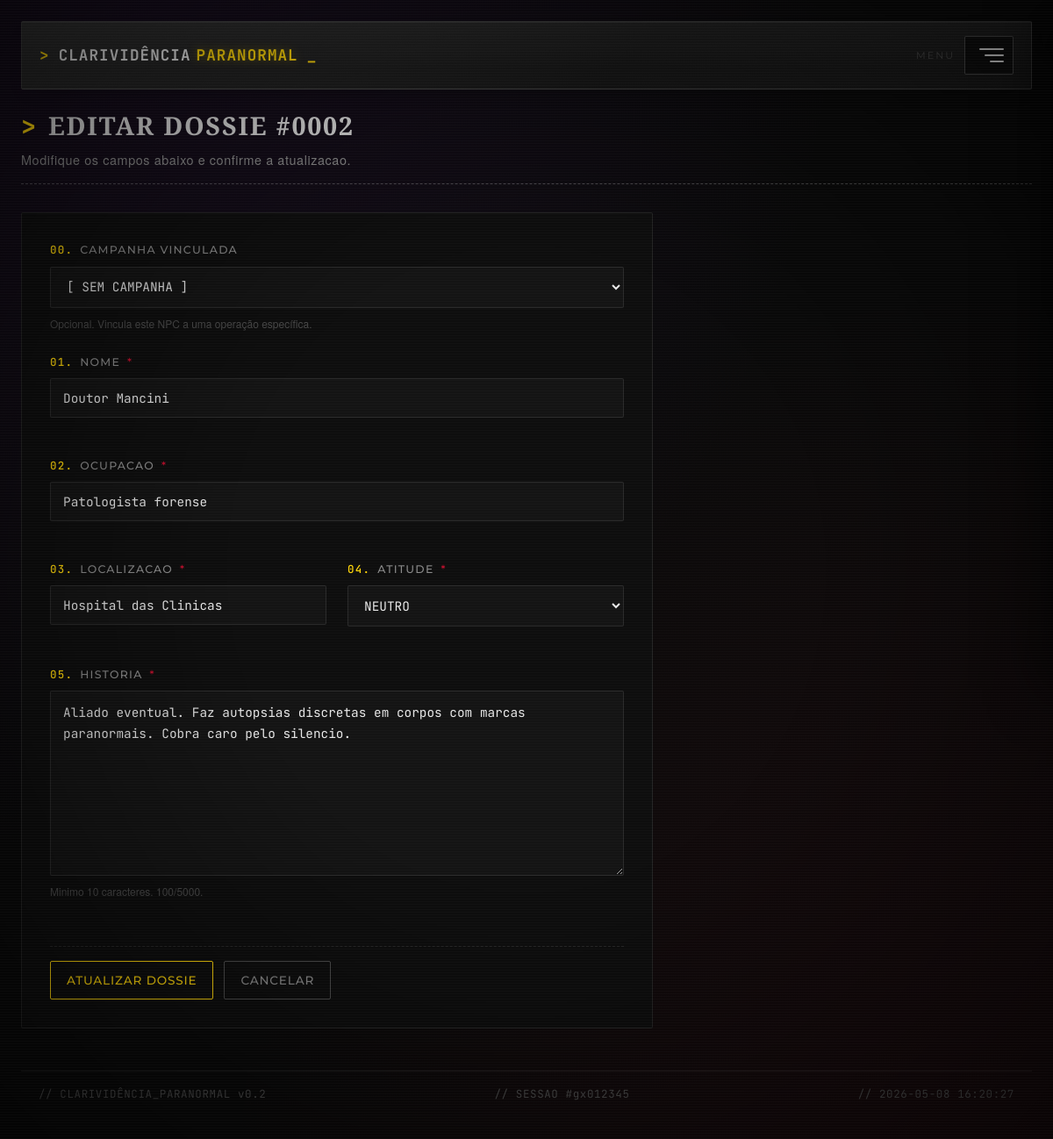
/npcs/formulario.php?id=2, run on the app's committed database.
### tables this page shows
CREATE TABLE npcs (
    id            INT UNSIGNED AUTO_INCREMENT PRIMARY KEY,
    campanha_id   INT UNSIGNED NULL,
    nome          VARCHAR(120) NOT NULL,
    ocupacao      VARCHAR(120) NOT NULL,
    localizacao   VARCHAR(120) NOT NULL DEFAULT 'Desconhecida',
    atitude       ENUM('Amigavel','Neutro','Hostil') NOT NULL DEFAULT 'Neutro',
    foto_arquivo  VARCHAR(160) NULL,
    historia      TEXT         NOT NULL,
    criado_em     TIMESTAMP    NOT NULL DEFAULT CURRENT_TIMESTAMP,
    atualizado_em TIMESTAMP    NOT NULL DEFAULT CURRENT_TIMESTAMP
                                ON UPDATE CURRENT_TIMESTAMP,
    INDEX idx_npcs_nome        (nome),
    INDEX idx_npcs_atitude     (atitude),
    INDEX idx_npcs_localizacao (localizacao),
    INDEX idx_npcs_campanha    (campanha_id),
    CONSTRAINT fk_npc_campanha FOREIGN KEY (campanha_id)
        REFERENCES campanhas(id) ON DELETE SET NULL
);

### src/NpcRepositorio.php (called while the page is built, shortened)
<?php
require_once __DIR__ . '/../config.php';
final class NpcRepositorio
{
    private PDO $pdo;
    public function __construct(?PDO $pdo = null)
    {
        $this->pdo = $pdo ?? getConexao();
    }
    public function buscarPorId(int $id): ?array
    {
        $stmt = $this->pdo->prepare(
            'SELECT id, campanha_id, nome, ocupacao, localizacao, atitude, foto_arquivo,
                    historia, criado_em, atualizado_em
             FROM npcs
             WHERE id = :id
             LIMIT 1'
        );
        $stmt->bindValue(':id', $id, PDO::PARAM_INT);
        $stmt->execute();
        $linha = $stmt->fetch();
        return $linha === false ? null : $linha;
    }
}

### config.php (called while the page is built, shortened)
<?php
function getConexao(): PDO
{
    static $pdo = null;
    if ($pdo instanceof PDO) {
        return $pdo;
    }
    $dsn = sprintf(
        'mysql:host=%s;port=%d;dbname=%s;charset=%s',
        DB_HOST,
        DB_PORT,
        DB_NAME,
        DB_CHARSET
    );
    $opcoes = [
        PDO::ATTR_ERRMODE            => PDO::ERRMODE_EXCEPTION,
        PDO::ATTR_DEFAULT_FETCH_MODE => PDO::FETCH_ASSOC,
        PDO::ATTR_EMULATE_PREPARES   => false,
        PDO::MYSQL_ATTR_INIT_COMMAND => "SET NAMES utf8mb4 COLLATE utf8mb4_unicode_ci",
    ];
    try {
        $pdo = new PDO($dsn, DB_USER, DB_PASS, $opcoes);
    } catch (PDOException $e) {
        throw new RuntimeException(
            '[FALHA NO RITUAL DE CONEXÃO] ' . $e->getMessage(),
            (int) $e->getCode(),
            $e
        );
    }
    return $pdo;
}
function escapar(?string $valor): string
{
    return htmlspecialchars($valor ?? '', ENT_QUOTES | ENT_SUBSTITUTE, 'UTF-8');
}
function obterBaseUrl(): string
{
    static $base = null;
    if ($base !== null) {
        return $base;
    }
    $docRoot       = realpath((string) ($_SERVER['DOCUMENT_ROOT'] ?? ''));
    $caminhoConfig = realpath(__DIR__);
    $docRoot       = str_replace('\\', '/', $docRoot);
    $caminhoConfig = str_replace('\\', '/', $caminhoConfig);
    if (str_starts_with($caminhoConfig, $docRoot)) {
        $sub  = substr($caminhoConfig, strlen($docRoot));
        $base = rtrim($sub, '/');
    } else {
        $base = '';
    }
    return $base;
}
function url(string $caminho = '/'): string
{
    return obterBaseUrl() . $caminho;
}

### npcs/formulario.php (the view, shortened to what this page needs)
<?php
require_once __DIR__ . '/../config.php';
require_once __DIR__ . '/../src/NpcRepositorio.php';
$repo          = new NpcRepositorio();
$id            = isset($_GET['id']) ? (int) $_GET['id'] : 0;
$modoEdicao    = $id > 0;
$dados = [
    'campanha_id' => null,
    'nome'        => '',
    'ocupacao'    => '',
    'localizacao' => '',
    'atitude'     => 'Neutro',
    'historia'    => '',
];
$erros = [];
if ($modoEdicao && $_SERVER['REQUEST_METHOD'] === 'GET') {
    $existente = $repo->buscarPorId($id);
    $dados = [
        'campanha_id' => isset($existente['campanha_id']) ? (int) $existente['campanha_id'] : null,
        'nome'        => (string) $existente['nome'],
        'ocupacao'    => (string) $existente['ocupacao'],
        'localizacao' => (string) $existente['localizacao'],
        'atitude'     => (string) $existente['atitude'],
        'historia'    => (string) $existente['historia'],
    ];
}
require __DIR__ . '/../views/cabecalho.php';
?>
<section class="cabecalho-pagina">
    <h1 class="cabecalho-pagina__titulo">
        <span class="cabecalho-pagina__prompt">&gt;</span>
        <?= $modoEdicao
            ? 'EDITAR DOSSIE #' . str_pad((string) $id, 4, '0', STR_PAD_LEFT)
            : 'NOVO DOSSIE' ?>
    </h1>
    <p class="cabecalho-pagina__subtitulo">
        <?= $modoEdicao
            ? 'Modifique os campos abaixo e confirme a atualizacao.'
            : 'Preencha os campos para registrar um novo NPC nos arquivos.' ?>
    </p>
</section>
<form method="POST" class="formulario" novalidate data-validar-formulario>
    <div class="campo">
        <label for="campanha_id" class="campo__rotulo">
            <span class="campo__indice">00.</span> CAMPANHA VINCULADA
        </label>
        <select id="campanha_id" name="campanha_id" class="campo__entrada">
            <option value="">[ SEM CAMPANHA ]</option>
        </select>
        <small class="campo__ajuda">
            Opcional. Vincula este NPC a uma operação específica.
        </small>
    </div>
    <div class="campo <?= isset($erros['nome']) ? 'campo--invalido' : '' ?>">
        <label for="nome" class="campo__rotulo">
            <span class="campo__indice">01.</span> NOME
            <span class="campo__obrigatorio" aria-hidden="true">*</span>
        </label>
        <input type="text" id="nome" name="nome" class="campo__entrada"
               value="<?= escapar($dados['nome']) ?>" maxlength="120" required
               autocomplete="off" aria-describedby="erro-nome"
               aria-invalid="<?= isset($erros['nome']) ? 'true' : 'false' ?>">
        <small id="erro-nome" class="campo__erro" data-erro-para="nome">
        </small>
    </div>
    <div class="campo <?= isset($erros['ocupacao']) ? 'campo--invalido' : '' ?>">
        <label for="ocupacao" class="campo__rotulo">
            <span class="campo__indice">02.</span> OCUPACAO
            <span class="campo__obrigatorio" aria-hidden="true">*</span>
        </label>
        <input type="text" id="ocupacao" name="ocupacao" class="campo__entrada"
               value="<?= escapar($dados['ocupacao']) ?>" maxlength="120" required
               autocomplete="off" aria-describedby="erro-ocupacao"
               aria-invalid="<?= isset($erros['ocupacao']) ? 'true' : 'false' ?>">
        <small id="erro-ocupacao" class="campo__erro" data-erro-para="ocupacao">
        </small>
    </div>
    <div class="formulario__linha">
        <div class="campo <?= isset($erros['localizacao']) ? 'campo--invalido' : '' ?>">
            <label for="localizacao" class="campo__rotulo">
                <span class="campo__indice">03.</span> LOCALIZACAO
                <span class="campo__obrigatorio" aria-hidden="true">*</span>
            </label>
            <input type="text" id="localizacao" name="localizacao" class="campo__entrada"
                   value="<?= escapar($dados['localizacao']) ?>" maxlength="120" required
                   autocomplete="off" aria-describedby="erro-localizacao"
                   aria-invalid="<?= isset($erros['localizacao']) ? 'true' : 'false' ?>">
            <small id="erro-localizacao" class="campo__erro" data-erro-para="localizacao">
            </small>
        </div>
        <div class="campo <?= isset($erros['atitude']) ? 'campo--invalido' : '' ?>">
            <label for="atitude" class="campo__rotulo">
                <span class="campo__indice">04.</span> ATITUDE
                <span class="campo__obrigatorio" aria-hidden="true">*</span>
            </label>
            <select id="atitude" name="atitude" class="campo__entrada" required
                    aria-describedby="erro-atitude"
                    aria-invalid="<?= isset($erros['atitude']) ? 'true' : 'false' ?>">
                <?php foreach (NpcRepositorio::ATITUDES as $opcao): ?>
                    <option value="<?= escapar($opcao) ?>"
                        <?= $dados['atitude'] === $opcao ? 'selected' : '' ?>>
                        <?= escapar(strtoupper($opcao)) ?>
                    </option>
                <?php endforeach; ?>
            </select>
            <small id="erro-atitude" class="campo__erro" data-erro-para="atitude">
            </small>
        </div>
    </div>
    <div class="campo <?= isset($erros['historia']) ? 'campo--invalido' : '' ?>">
        <label for="historia" class="campo__rotulo">
            <span class="campo__indice">05.</span> HISTORIA
            <span class="campo__obrigatorio" aria-hidden="true">*</span>
        </label>
        <textarea id="historia" name="historia"
                  class="campo__entrada campo__entrada--textarea"
                  rows="8" minlength="10" maxlength="5000" required
                  aria-describedby="erro-historia ajuda-historia"
                  aria-invalid="<?= isset($erros['historia']) ? 'true' : 'false' ?>"><?= escapar($dados['historia']) ?></textarea>
        <small id="ajuda-historia" class="campo__ajuda">
            Minimo 10 caracteres. <span data-contador-de="historia">0</span>/5000.
        </small>
        <small id="erro-historia" class="campo__erro" data-erro-para="historia">
        </small>
    </div>
    <div class="formulario__acoes">
        <button type="submit" class="botao botao--primario">
            <?= $modoEdicao ? 'ATUALIZAR DOSSIE' : 'REGISTRAR NPC' ?>
        </button>
        <a href="<?= escapar(url('/npcs/listar.php')) ?>" class="botao botao--secundario">CANCELAR</a>
    </div>
</form>
<?php require __DIR__ . '/../views/rodape.php'; ?>

### data on the page
npcs: nome "Doutor Mancini", ocupacao "Patologista forense", localizacao "Hospital das Clinicas", atitude "NEUTRO", historia "Aliado eventual. Faz autopsias discretas em corpos com marcas paranormais. Cobra caro pelo silencio."

### other printed values
str_pad((string) $id, 4, '0', STR_PAD_LEFT) "0002"
escapar(substr(session_id() ?: '00000000', 0, 8)) "gx012345"
